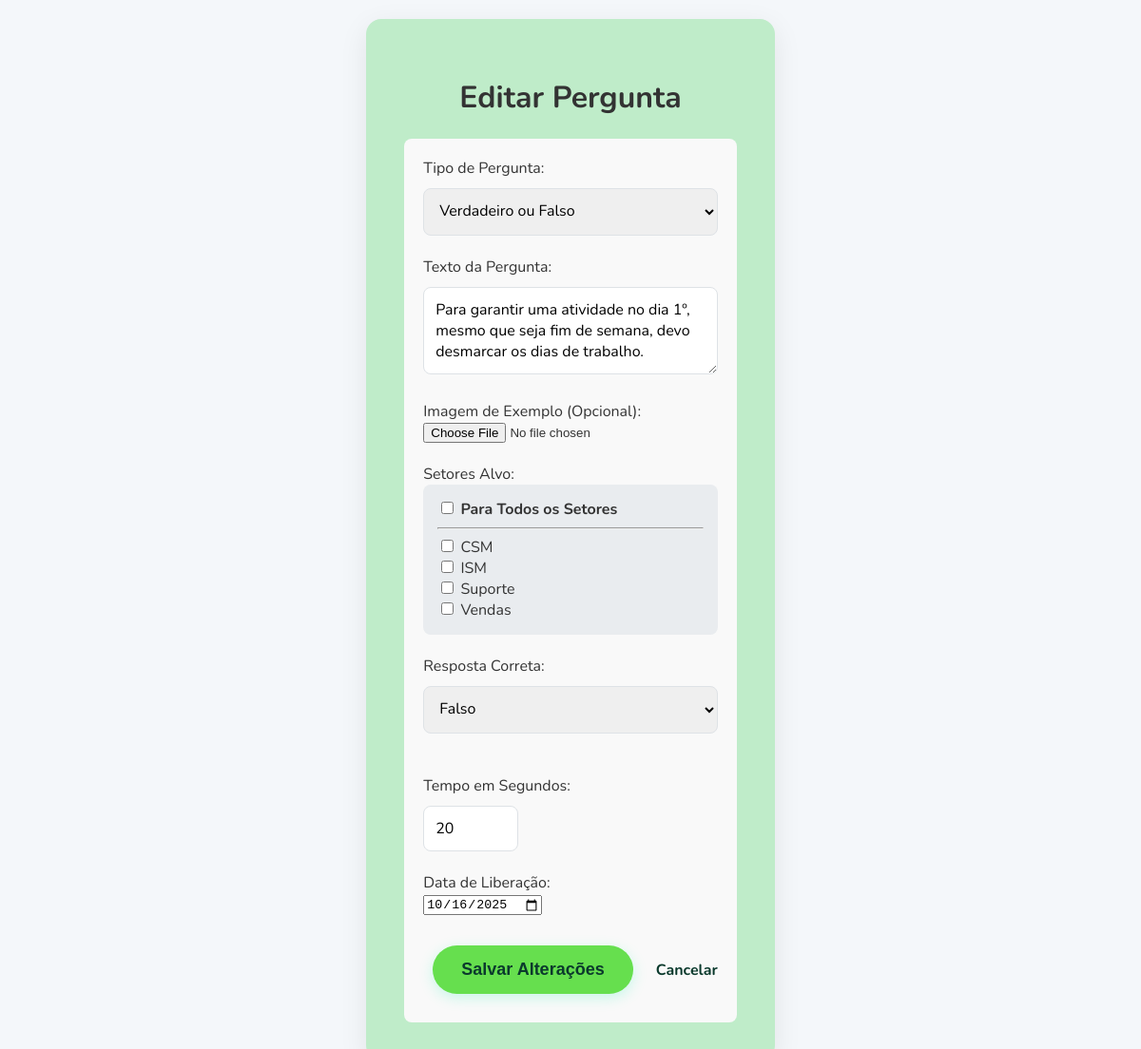
/admin/edit_question/3 (signed in), run on the app's committed database.
### app.py (models this page shows)
class Pergunta(db.Model):
    id = db.Column(db.Integer, primary_key=True)
    tipo = db.Column(db.String(20), nullable=False, default='multipla_escolha')
    texto = db.Column(db.String(500), nullable=False)
    opcao_a = db.Column(db.String(500), nullable=True)
    opcao_b = db.Column(db.String(500), nullable=True)
    opcao_c = db.Column(db.String(500), nullable=True)
    opcao_d = db.Column(db.String(500), nullable=True)
    resposta_correta = db.Column(db.String(1), nullable=True)
    data_liberacao = db.Column(db.Date, nullable=False)
    tempo_limite = db.Column(db.Integer, nullable=True)
    imagem_pergunta = db.Column(db.String(300), nullable=True)
    para_todos_setores = db.Column(db.Boolean, default=False, nullable=False)
    departamentos = db.relationship('Departamento', secondary=pergunta_departamento_association, lazy='subquery',
        backref=db.backref('perguntas', lazy=True))

class Departamento(db.Model):
    id = db.Column(db.Integer, primary_key=True)
    nome = db.Column(db.String(100), unique=True, nullable=False)
    usuarios = db.relationship('Usuario', backref='departamento', lazy=True)

### app.py (the view)
@app.route('/admin/edit_question/<int:pergunta_id>', methods=['GET'])
def editar_pergunta(pergunta_id):
    if not session.get('admin_logged_in'): return redirect(url_for('pagina_admin'))
    pergunta = Pergunta.query.get_or_404(pergunta_id)
    todos_departamentos = Departamento.query.order_by(Departamento.nome).all()
    return render_template('edit_question.html', pergunta=pergunta, todos_departamentos=todos_departamentos)

### app.py (called while the page is built)
@app.context_processor
def utility_processor():
    return dict(get_texto_da_opcao=get_texto_da_opcao)

### templates/edit_question.html (shortened to what this page needs)
{% extends 'base.html' %}
{% block content %}
<div class="dashboard-container">
    <h1>Editar Pergunta</h1>
    <form method="post" enctype="multipart/form-data" style="text-align: left; max-width: 600px; margin: auto; background-color: #f9f9f9; padding: 20px; border-radius: 8px;">
        <label for="tipo">Tipo de Pergunta:</label><br>
        <select id="tipo-pergunta" name="tipo" required onchange="toggleQuestionFields()">
            <option value="verdadeiro_falso" {% if pergunta.tipo == 'verdadeiro_falso' %}selected{% endif %}>Verdadeiro ou Falso</option>
        </select><br><br>
        <label for="texto">Texto da Pergunta:</label><br>
        <textarea name="texto" rows="3" style="width: 100%;" required>{{ pergunta.texto }}</textarea><br><br>
        <label for="imagem_pergunta">Imagem de Exemplo (Opcional):</label><br>
        <input type="file" name="imagem_pergunta" accept="image/*"><br><br>
        <div id="setores-alvo">
            <label>Setores Alvo:</label>
            <div style="background-color: #e9ecef; padding: 15px; border-radius: 8px;">
                <div>
                    <input type="checkbox" id="para_todos" name="para_todos_setores" value="sim" onchange="toggleAllSectors(this.checked)" {% if pergunta.para_todos_setores %}checked{% endif %}>
                    <label for="para_todos" style="font-weight: bold;">Para Todos os Setores</label>
                </div>
                <hr>
                <div id="lista-setores-checkboxes" style="max-height: 150px; overflow-y: auto;">
                    {% set deptos_selecionados = pergunta.departamentos | map(attribute='id') | list %}
                    {% for depto in todos_departamentos %}
                        <div>
                            <input type="checkbox" name="departamentos" value="{{ depto.id }}" id="depto-{{ depto.id }}"
                                {% if pergunta.para_todos_setores %}disabled{% endif %}>
                            <label for="depto-{{ depto.id }}">{{ depto.nome }}</label>
                        </div>
                    {% endfor %}
                </div>
            </div>
        </div>
        <br>
        <div id="campos-objetivos">
            <label for="resposta_correta">Resposta Correta:</label><br>
            <select id="resposta-vf" name="resposta_correta_vf" style="display: none;">
                <option value="f" {% if pergunta.resposta_correta == 'f' %}selected{% endif %}>Falso</option>
            </select><br><br>
            <label for="tempo_limite">Tempo em Segundos:</label><br>
            <input type="number" name="tempo_limite" value="{{ pergunta.tempo_limite or '' }}" min="5" style="width: 100px;"><br><br>
        </div>
        <label for="data_liberacao">Data de Liberação:</label><br>
        <input type="date" name="data_liberacao" value="{{ pergunta.data_liberacao.strftime('%Y-%m-%d') }}" required><br><br>
        <button type="submit" class="btn">Salvar Alterações</button>
        <a href="{{ url_for('pagina_admin') }}" style="margin-left: 10px;">Cancelar</a>
    </form>
</div>
{% endblock %}

### templates/base.html (style rules this page uses)
:root { --cor-primaria: #0B3A2D; --cor-acento: #66df4e; --cor-acento-hover: #00D294; --cor-fundo: #f4f7fa; --cor-texto: #333333; --cor-texto-claro: #ffffff; --cor-borda: #dee2e6; }
body { font-family: 'Nunito', sans-serif; background-color: var(--cor-fundo); color: var(--cor-texto); margin: 0; padding: 20px; display: flex; justify-content: center; align-items: center; min-height: 90vh; }
.btn { display: inline-block; text-decoration: none; background-color: var(--cor-acento); color: var(--cor-primaria); font-weight: 800; padding: 15px 30px; margin: 10px; border-radius: 50px; font-size: 18px; transition: all 0.3s ease; border: none; cursor: pointer; box-shadow: 0 4px 15px rgba(0, 245, 171, 0.2); }
a { color: var(--cor-primaria); font-weight: 700; text-decoration: none; }
.login-container, .dashboard-container, .ranking-container, .quiz-container { background: rgb(191, 236, 201); padding: 40px; border-radius: 16px; box-shadow: 0 8px 30px rgba(0,0,0,0.08); text-align: center; }
input[type="password"], input[type="text"], input[type="number"], input[type="email"], textarea, select { padding: 12px; margin-top: 10px; width: 100%; border: 1px solid var(--cor-borda); border-radius: 8px; font-family: 'Nunito', sans-serif; font-size: 16px; box-sizing: border-box; }

### data on the page
Pergunta: tipo "Verdadeiro ou Falso", texto "Para garantir uma atividade no dia 1º, mesmo que seja fim de semana, devo desmarcar os dias de trabalho.", resposta_correta "Falso", tempo_limite "20", data_liberacao "10/16/2025"
Departamento: nome "CSM"
Departamento: nome "ISM"
Departamento: nome "Suporte"
Departamento: nome "Vendas"
